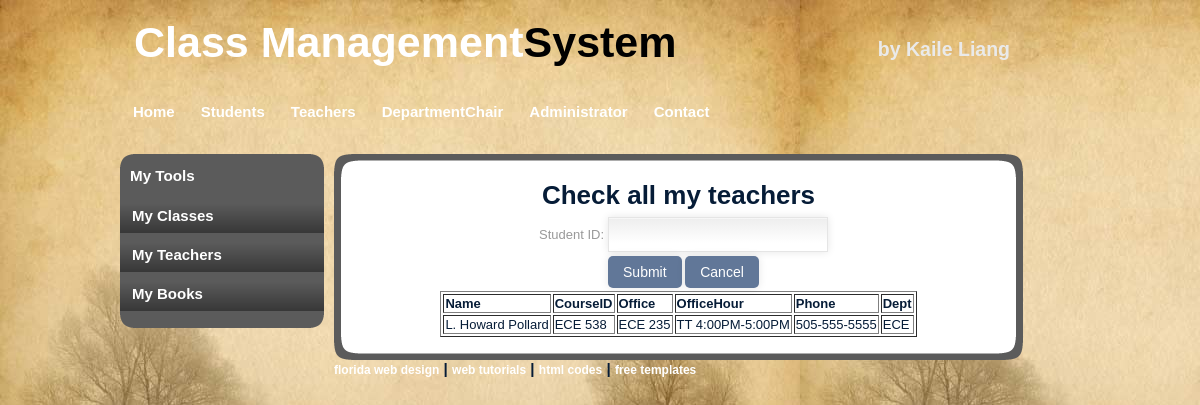
The page /stu_myteacher.php?sid=3 on the database its author committed.
### tables this page shows
CREATE TABLE IF NOT EXISTS `HaveClass` (
  `student_id` int(11) NOT NULL DEFAULT '0',
  `course_id` varchar(48) NOT NULL DEFAULT '',
  `section` varchar(48) NOT NULL DEFAULT '',
  PRIMARY KEY (`student_id`,`course_id`,`section`)
);

CREATE TABLE IF NOT EXISTS `Teachers` (
  `employee_id` int(11) NOT NULL,
  `office` varchar(48) NOT NULL,
  `phone_no` char(12) DEFAULT NULL,
  `name` varchar(48) NOT NULL,
  `dept_name` varchar(48) DEFAULT NULL,
  PRIMARY KEY (`employee_id`),
  KEY `teacher_dept_index` (`dept_name`),
  KEY `teacher_name_index` (`name`)
);

CREATE TABLE IF NOT EXISTS `GivenBy` (
  `course_id` varchar(48) NOT NULL DEFAULT '',
  `section` varchar(48) NOT NULL DEFAULT '',
  `employee_id` int(11) NOT NULL DEFAULT '0',
  `office_hours` varchar(48) DEFAULT NULL,
  PRIMARY KEY (`course_id`,`section`,`employee_id`),
  KEY `course_dept` (`office_hours`)
);

### config/config.php (called while the page is built, shortened)
<?php
class Database
{
  public function __construct()
  {
    $this->con=mysql_connect(DOMAIN, DB_USER, PASSWORD);
  }
  public function query($sql)
  {
    $r = mysql_query($sql);
    return $r;
  }
}
?>

### stu_myteacher.php (the view, shortened to what this page needs)
<?php include("include/header.php"); ?>
<div id="leftmenu">
  <div id="leftmenu_top"></div>
  <div id="leftmenu_main">
    <h3>My Tools</h3>
    <ul>
      <li><a href="stu_myclass.php">My Classes</a></li>
      <li><a href="stu_myteacher.php">My Teachers</a></li>
      <li><a href="stu_mybook.php">My Books </a></li>
    </ul>
  </div>
  <div id="leftmenu_bottom"></div>
</div>
<div id="content">
  <div id="content_top"></div>
  <div id="content_main">
    <table>
    <tr>
    <td><h1> Check all my teachers</h1> </td>
    </tr> </table>
    <form action="stu_myteacher.php" method ="get">
   <table><tr><td>
	<p class="form">
	  <label for="sid">Student ID: </label> </td>
<td>	    <input type="text" name="sid" /></td>
	</tr>
     <td></td>
     <td>
	<p class="submit">
	  <input type="submit" value="Submit"/>
	  <input type="reset" value="Cancel"/>
	</p>
	</td></table>
    </form>
   <?php
   $id = $_GET["sid"];
if($id)
  {
        $sql = "SELECT name,course_id, office, office_hours,phone_no,dept_name FROM (HaveClass Natural join GivenBy) natural join Teachers WHERE student_id ='".$id."'";
    $result = $db->query($sql);
    if($result)
      {
	echo "<table border='1'>
	     <tr>
	       <th>Name</th>
	       <th>CourseID</th>
	       <th>Office</th>
	       <th>OfficeHour</th>
	       <th>Phone</th>
	       <th>Dept</th>
	     </tr>";
	while($row = mysql_fetch_array($result))
	  {
	    echo "<tr>";
	    echo "<td>" . $row['name'] . "</td>";
	    echo "<td>" . $row['course_id'] . "</td>";
	    echo "<td>" . $row['office'] . "</td>";
	    echo "<td>" . $row['office_hours'] . "</td>";
	    echo "<td>" . $row['phone_no'] . "</td>";
	    echo "<td>" . $row['dept_name'] . "</td>";
	    echo "</tr>";
	  }
	echo "</table>";
      }
  }
?>
    </div>
    <?php include("include/footer.php"); ?>

### css/style.css (style rules this page uses)
body { margin: 0; padding: 0; text-align: left; font: 12px Arial, Helvetica, sans-serif; font-size: 13px; color: #061C37; background: #CCCCCC; background-image:url(../images/background.jpg); background-repeat:repeat-x; }
* { margin: 0 auto 0 auto; text-align:left; }
#leftmenu { margin-top:15px; width:204px; float:left; }
#leftmenu_top { width:204px; height:13px; background-image:url(../images/leftmenu_top.png); }
#leftmenu_bottom { width:204px; height:13px; background-image:url(../images/leftmenu_bottom.png); }
#leftmenu_main { width:204px; height:auto; background-color:#5B5B5B; }
#leftmenu_main ul { list-style: none; padding: 0px; width:204px; }
#leftmenu_main h3 { list-style: none; padding: 0px; width:204px; color:#FFFFFF; padding-left:10px; padding-bottom:14px; }
#leftmenu_main ul li { list-style: none; padding: 0px; width:204px; text-align:left; }
#leftmenu_main ul li a, #leftmenu_main ul li a:visited { display:block; list-style: none; padding: 0px; width:192px; padding-left:12px; padding-top:4px; height:30px; text-align:left; background-image:url(../images/leftmenu_link.png); background-repeat:repeat-x; margin-top:5px; color:#FFFFFF; text-decoration:none; font-size:15px; font-weight:bold; }
#content { display:block; float:left; width:689px; height:auto; padding-left:10px; padding-top:15px; padding-right:10px; padding-bottom:5px; }
#content_top { background-image:url(../images/main_top.png); background-repeat:no-repeat; width:689px; height:23px; }
#content_main { background-image:url(../images/main_back.png); background-repeat:repeat-y; width:659px; padding-left:15px; padding-right:15px; }
html, body { text-align: center; }
p { text-align: left; }

### css/formstyle.css (style rules this page uses)
input, textarea { padding: 9px; border: solid 1px #E5E5E5; outline: 0; font: normal 13px/100% Verdana, Tahoma, sans-serif; width: 200px; background: #FFFFFF url('bg_form.png') left top repeat-x; background: -webkit-gradient(linear, left top, left 25, from(#FFFFFF), color-stop(4%, #EEEEEE), to(#FFFFFF)); background: -moz-linear-gradient(top, #FFFFFF, #EEEEEE 1px, #FFFFFF 25px); box-shadow: rgba(0,0,0, 0.1) 0px 0px 8px; -moz-box-shadow: rgba(0,0,0, 0.1) 0px 0px 8px; -webkit-box-shadow: rgba(0,0,0, 0.1) 0px 0px 8px; }
.form label { margin-left: 10px; color: #999999; }
.submit input { width: auto; padding: 9px 15px; background: #617798; border: 0; font-size: 14px; color: #FFFFFF; -moz-border-radius: 5px; -webkit-border-radius: 5px; }

### rows shown on the page
haveclass: teachers.name "L. Howard Pollard", course "ECE 538", teachers.office "ECE 235", givenby.office_hours "TT 4:00PM-5:00PM", teachers.phone_no "505-555-5555", teachers.dept_name "ECE"
